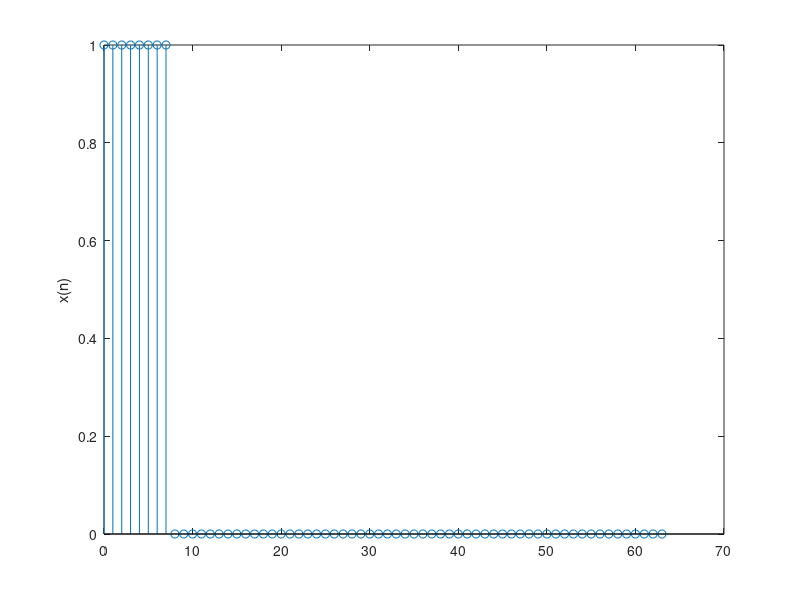
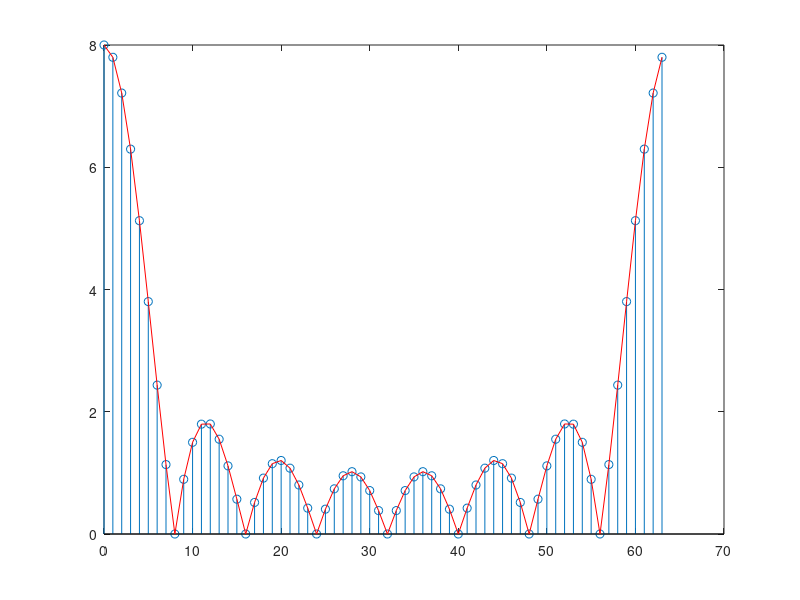
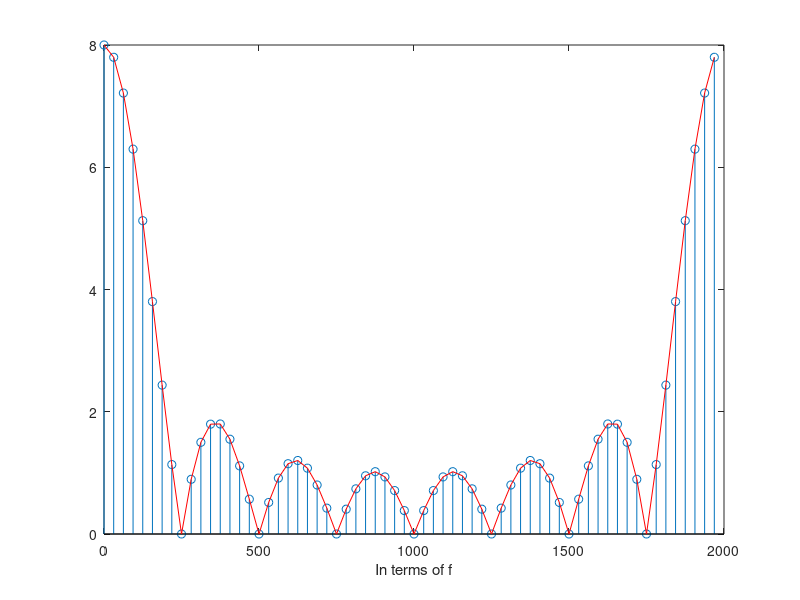
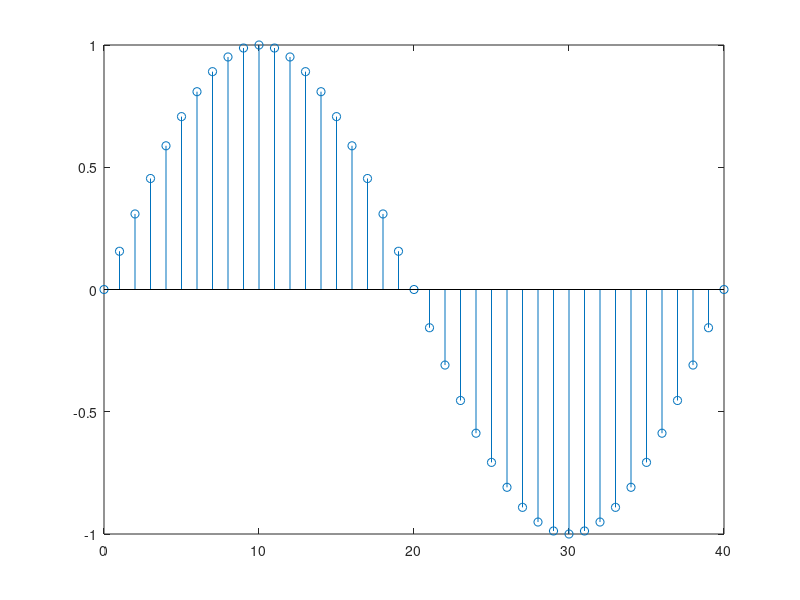

MATLAB code to generate these figures, in order:
clear all
close all
clc

L= 8;
N= 8*L;

x= ones(1,L);
X= fft(x,N);
k=0:N-1;
w= (2*pi/N)*k;


x1= [x zeros(1,N-L)]; %Zero Padding
figure
stem(k,x1)
ylabel('x(n)')

figure
stem(k,abs(X))
hold on
plot(k,abs(X),'r')

% figure
% stem(w/(pi),abs(X))
% hold on
% plot(w/(pi),abs(X),'r')
% xlabel('In terms of \pi')

Fs=2000;
figure
stem((Fs/N)*k,abs(X))
hold on
plot((Fs/N)*k,abs(X),'r')
xlabel('In terms of f')

%% Sinusoidal signal
clear all
close all

F1= 50;
Fs= 2000;
f1= F1/Fs;
L=Fs/F1;
n=0:L;
x= sin(2*pi*f1*n);

figure
stem(n,x)

N= L;
X= fft(x,N)

k=0:N-1;
w= (2*pi/N)*k;
F_array= (Fs/N)*k;

figure
stem(w,abs(X))

figure
stem(F_array,abs(X))

%%

clear all
close all

F1= 50;
F2= 200;
Fs= 2000;
f1= F1/Fs;
f2= F2/Fs;
L=Fs/F1;
n=0:L;
x1= sin(2*pi*f1*n);
x2= 0.5*sin(2*pi*f2*n);
noise= 0.1*randn(1,L+1);
x= x1+x2+noise;

figure
plot(n,x)

N= L;
X= fft(x,N)

k=0:N-1;
w= (2*pi/N)*k;
F_array= (Fs/N)*k;

figure
stem(w,abs(X))

figure
stem(F_array,abs(X))

%% Sinusoid signal from lab sheet

clc; clear all; close all;
Fs=2000;
Ts=1/Fs;
t=0:Ts:1;
F1=10;
F2=50;
x1= sin(2*pi*F1*t);
x2= sin(2*pi*F2*t);

%FFTyh
X1=fft(x1);
N=length(X1);
k=0:N-1;
F=(Fs/N)*k;

xn=0.5*rand(1,N);%random noise
y=x1+x2+xn;

Y=fft(y);

figure
plot(t,y)
%xlabled('Sec')

figure
stem(F,abs(Y))
%xlabled('Hz')
